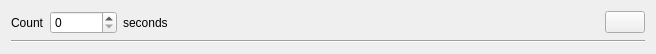
<?xml version="1.0" encoding="UTF-8"?>
<ui version="4.0">
 <class>Form</class>
 <widget class="QWidget" name="Form">
  <property name="geometry">
   <rect>
    <x>0</x>
    <y>0</y>
    <width>656</width>
    <height>48</height>
   </rect>
  </property>
  <property name="windowTitle">
   <string>Form</string>
  </property>
  <layout class="QVBoxLayout" name="verticalLayout">
   <item>
    <layout class="QHBoxLayout" name="horizontalLayout">
     <item>
      <widget class="QLabel" name="label">
       <property name="text">
        <string>Count</string>
       </property>
      </widget>
     </item>
     <item>
      <widget class="QSpinBox" name="seconds">
       <property name="maximum">
        <number>1000000</number>
       </property>
      </widget>
     </item>
     <item>
      <widget class="QLabel" name="label_2">
       <property name="text">
        <string>seconds</string>
       </property>
      </widget>
     </item>
     <item>
      <spacer name="horizontalSpacer">
       <property name="orientation">
        <enum>Qt::Horizontal</enum>
       </property>
       <property name="sizeHint" stdset="0">
        <size>
         <width>40</width>
         <height>20</height>
        </size>
       </property>
      </spacer>
     </item>
     <item>
      <widget class="QPushButton" name="delBtn">
       <property name="sizePolicy">
        <sizepolicy hsizetype="Minimum" vsizetype="Fixed">
         <horstretch>0</horstretch>
         <verstretch>0</verstretch>
        </sizepolicy>
       </property>
       <property name="text">
        <string/>
       </property>
       <property name="icon">
        <iconset resource="../../../../../../resources/nicos-gui.qrc">
         <normaloff>:/remove</normaloff>:/remove</iconset>
       </property>
      </widget>
     </item>
    </layout>
   </item>
   <item>
    <widget class="Line" name="line">
     <property name="orientation">
      <enum>Qt::Horizontal</enum>
     </property>
    </widget>
   </item>
  </layout>
 </widget>
 <tabstops>
  <tabstop>seconds</tabstop>
  <tabstop>delBtn</tabstop>
 </tabstops>
 <resources>
  <include location="../../../../../../resources/nicos-gui.qrc"/>
 </resources>
 <connections/>
</ui>
